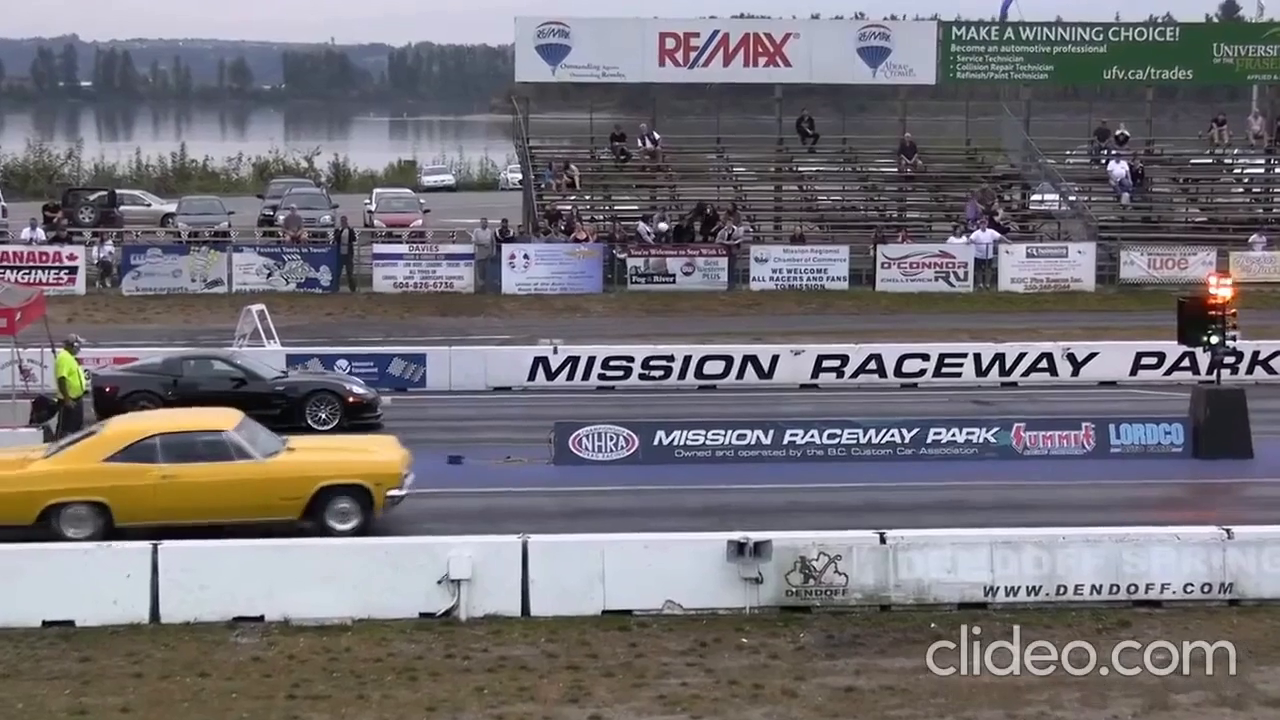
#> input picture frame 18 of videos/car_racing.mp4, 1280 x 720 px, given in place of traffic.flv, which was not available
$ jupyter execute DetectMovement.ipynb   (text cells are left out)
#> lines starting #> are read from the running program, lines starting #| are printed output that depends on the picture
[cell 1]
import cv2

# Open the video file for reading
cap = cv2.VideoCapture("videos/traffic.flv")

# Initialize variables to store frames
cur_frame, prev_frame, next_frame = None, None, None

# Function to calculate frame difference
def frame_diff(prev_frame, cur_frame, next_frame):

    # Absolute difference between current frame and next frame
    diff_frames1 = cv2.absdiff(next_frame, cur_frame)

    # Absolute difference between current frame and previous frame
    diff_frames2 = cv2.absdiff(cur_frame, prev_frame)

    # Return the result of bitwise 'AND' between the above two resultant images
    return cv2.bitwise_and(diff_frames1, diff_frames2)

# Capture a frame from the video
success, frame = cap.read()
#> frame is the input picture: shape (720, 1280, 3); mean B, G, R 118.2, 113.2, 116.7

while success:

    # Check if frame is read correctly (ret is True)
    if not success:
        print("Can't receive frame (stream end?). Exiting ...")
        break

    # Update frames
    prev_frame = cur_frame
    cur_frame = next_frame
    next_frame = cv2.cvtColor(frame, cv2.COLOR_RGB2GRAY)
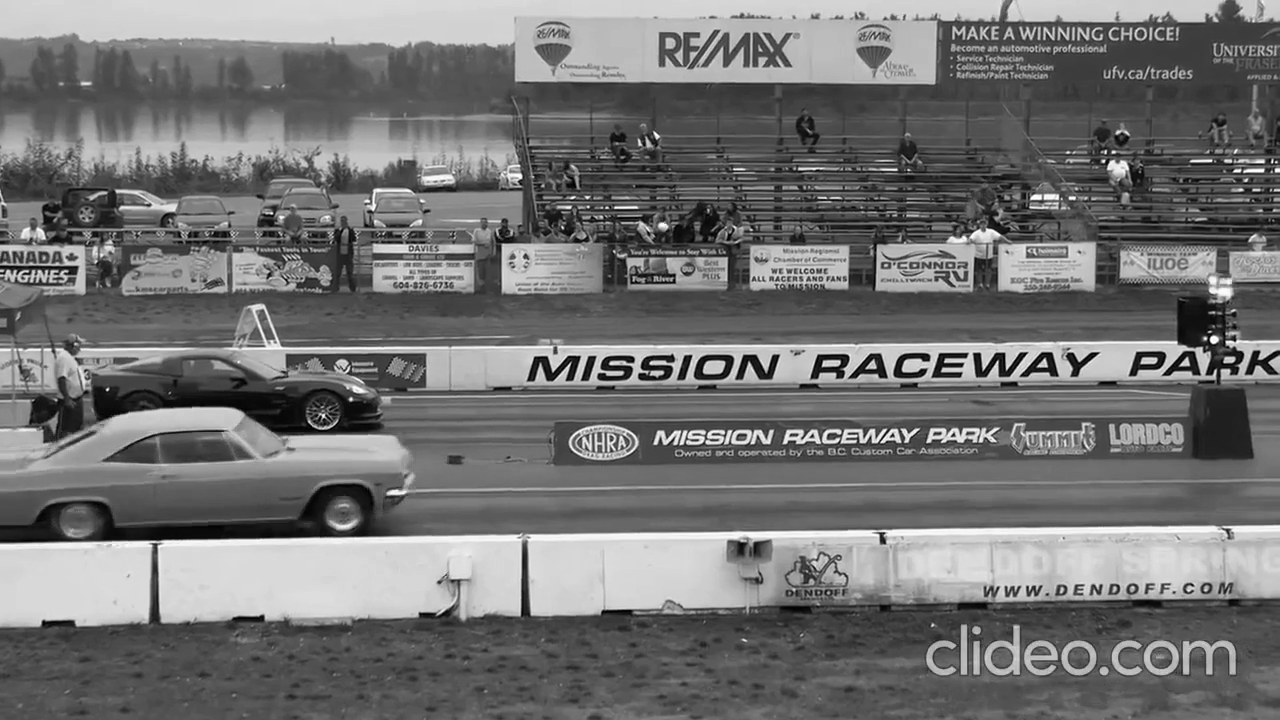
#> next_frame: shape (720, 1280); min 0, max 255, mean 115.1

    # Check if previous frame is available
    if prev_frame is not None:

        # Display the frame with object movement
        cv2.imshow('Frame', frame)
        cv2.imshow('Object Movement', frame_diff(prev_frame, cur_frame, next_frame))

    k = cv2.waitKey(50)
#> (key Esc is pressed here)
    if k == 27:  # Escape
        break

    # Capture the next frame from the video
    success, frame = cap.read()

# Release the video capture object and close OpenCV windows
cap.release()
cv2.destroyAllWindows()


$ run again, starting later in the video
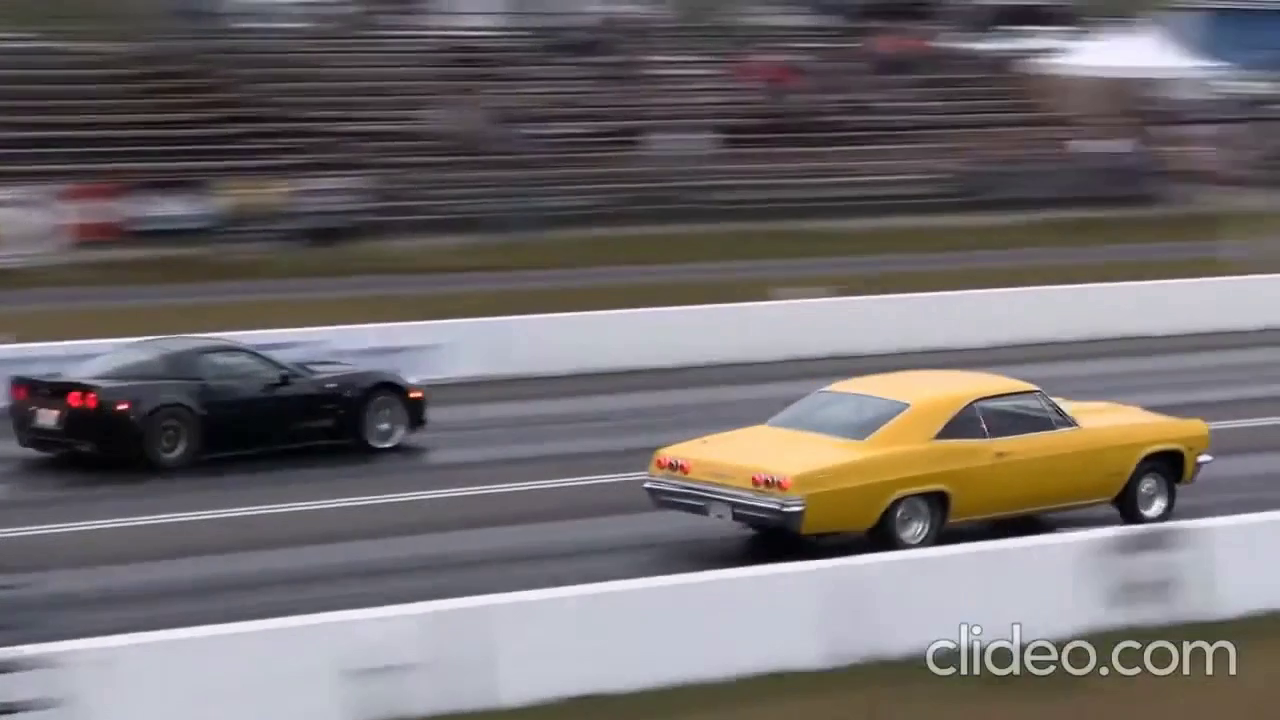
#> input picture frame 85 of videos/car_racing.mp4, 1280 x 720 px, given in place of traffic.flv, which was not available
#> frame is the input picture: shape (720, 1280, 3); mean B, G, R 108.3, 107.6, 113.3
#> `next_frame = cv2.cvtColor(frame, cv2.COLOR_RGB2GRAY)`:
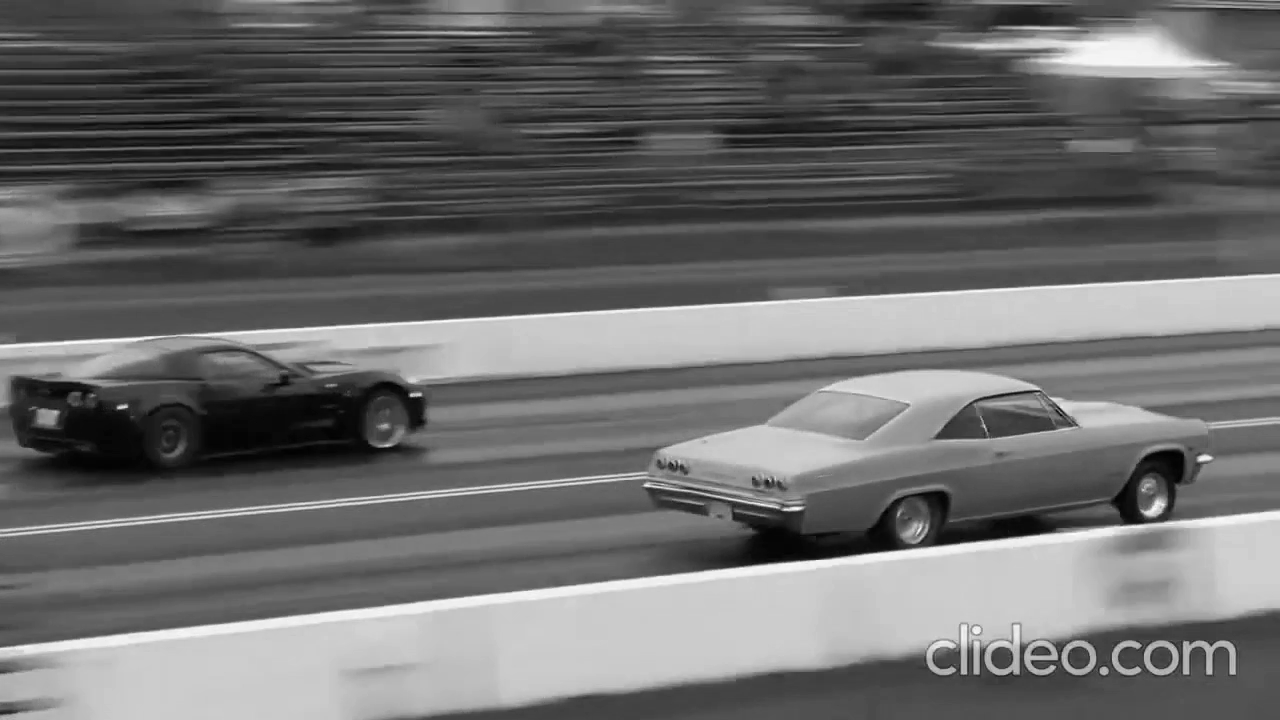
#> next_frame: shape (720, 1280); min 1, max 255, mean 108.5

$ run again, starting later in the video
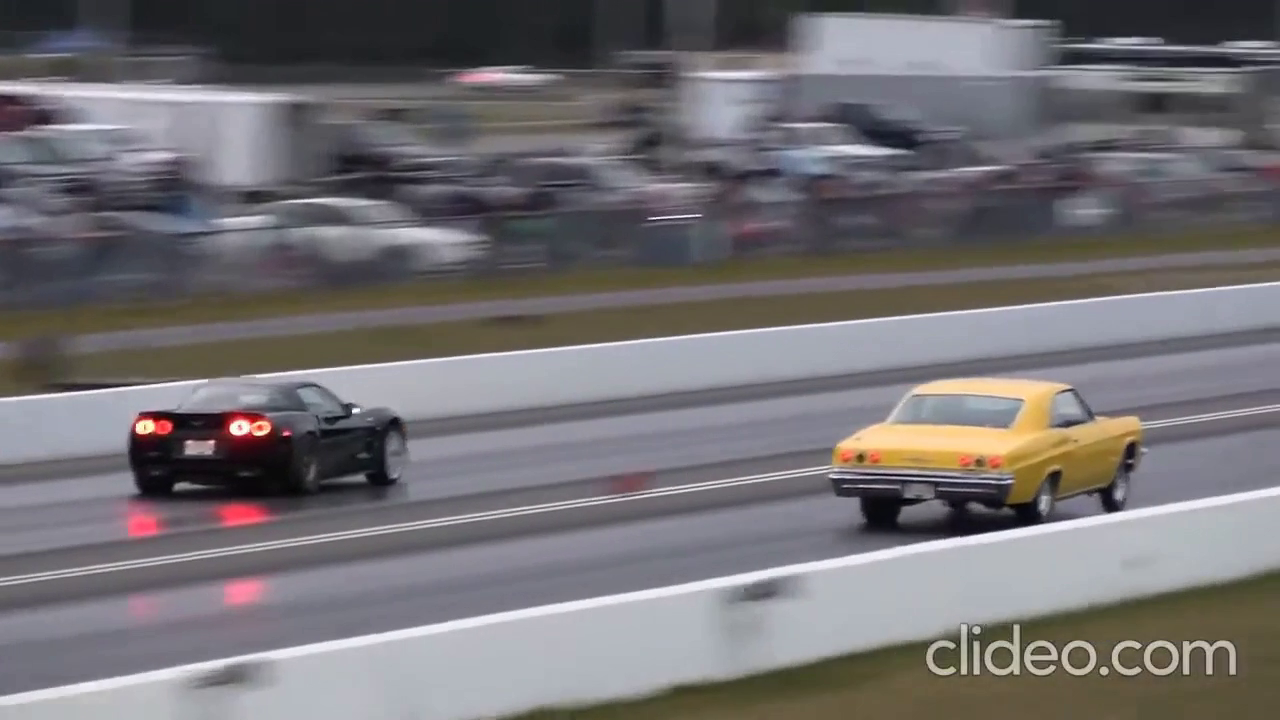
#> input picture frame 151 of videos/car_racing.mp4, 1280 x 720 px, given in place of traffic.flv, which was not available
#> frame is the input picture: shape (720, 1280, 3); mean B, G, R 115.6, 112.6, 115.8
#> `next_frame = cv2.cvtColor(frame, cv2.COLOR_RGB2GRAY)`:
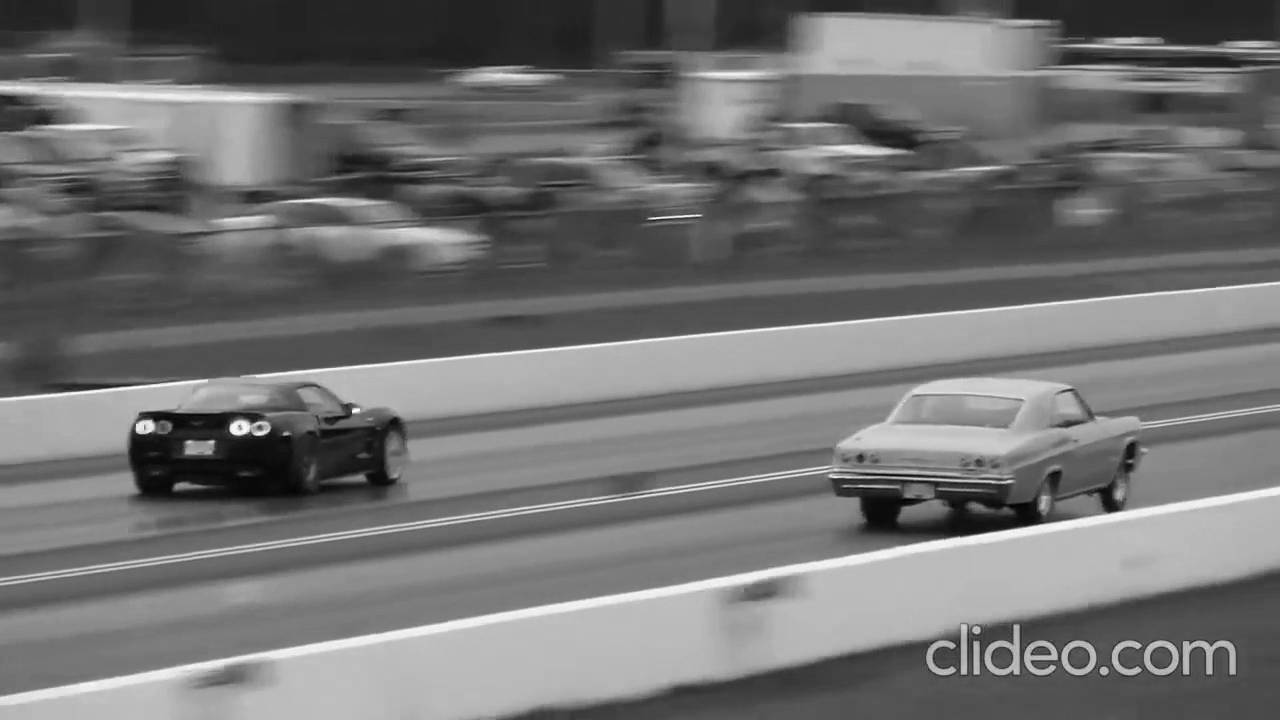
#> next_frame: shape (720, 1280); min 1, max 255, mean 113.9
